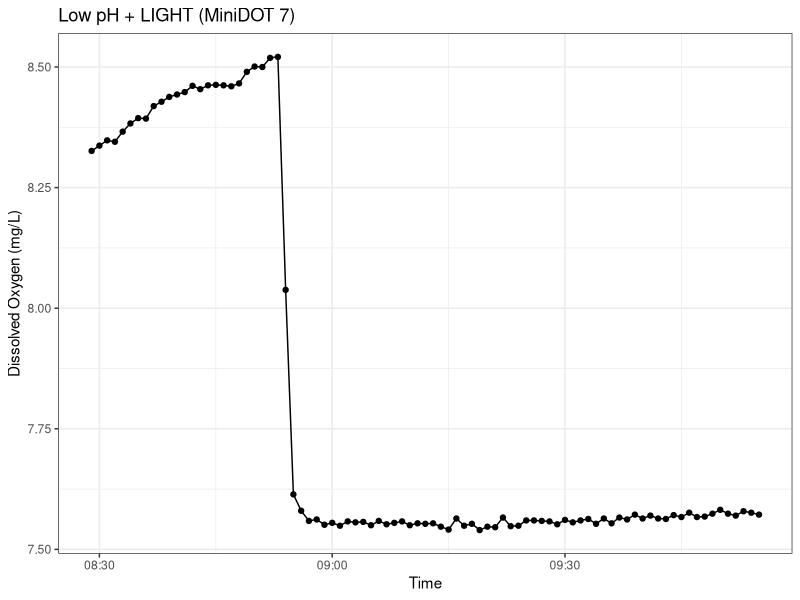
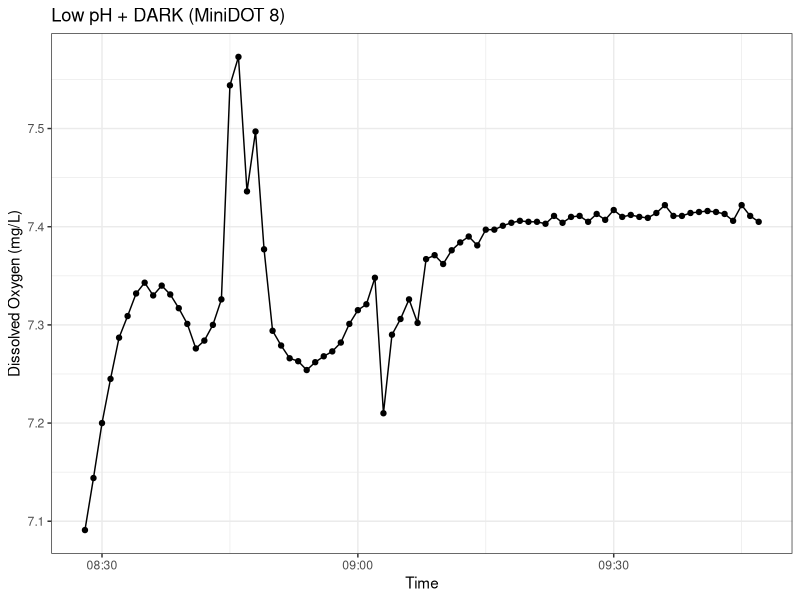
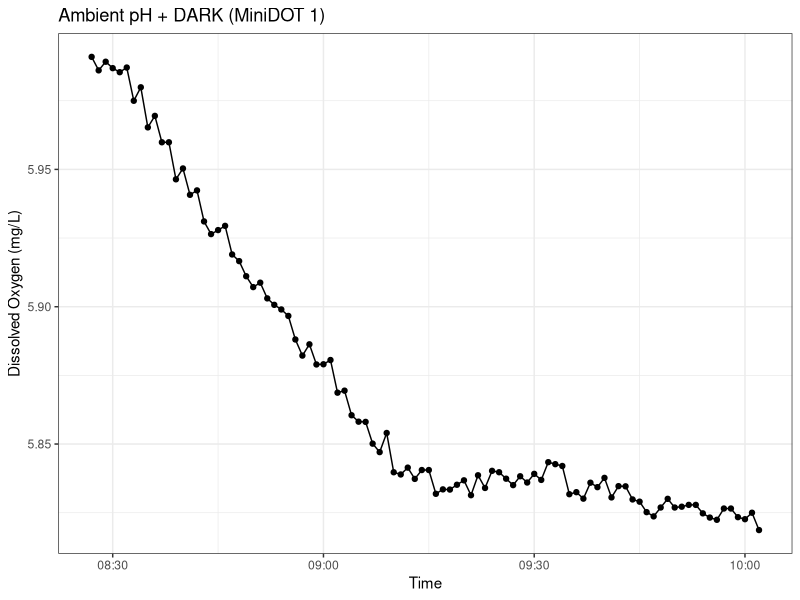
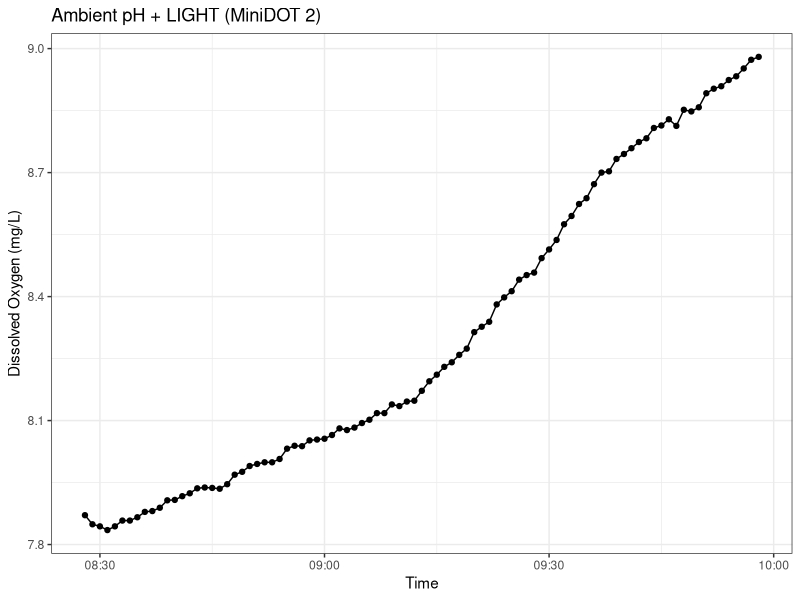
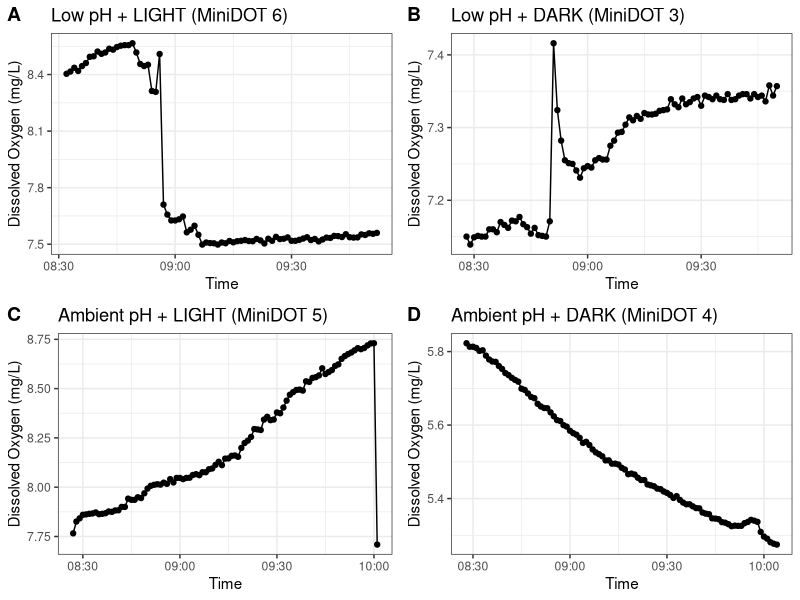

These figures' R source, in order:
# LOW PH AND LIGHT INCUBATION CHAMBER
# Alejandro, Holly and Pol

library (ggplot2)
library(dplyr)
library(readxl)
library(purrr)
library(cowplot)

setwd("C:/Github/nuriateixidolab.github.io/Documents/1_ocean_acidification/4_Incubation/Minidot_oxygen")


# MiniDOT 6:
miniDOT_6 <- read.table("17_09_2025_miniDOT_6_light_low.txt", 
                     sep = ",",
                     header = TRUE)

miniDOT_6$Time<- ISOdatetime(1970,1,1,1,0,0) + miniDOT_6$Time

miniDOT_6_filt <- miniDOT_6 %>%
  filter(Time >= as.POSIXct("2025-09-17 10:32:00") &
           Time <= as.POSIXct("2025-09-17 11:52:00"))

# convert to UTC time (it was in Local time)
miniDOT_6_filt <- miniDOT_6_filt %>%
  mutate(Time = Time - lubridate::hours(2))

miniDOT_6_filt <- miniDOT_6_filt %>%
  # renombrar columnas
  rename(
    Time = Time,
    DO   = DO..mg.l.,
    T = T..deg.C.
  ) %>%
  select(Time, DO, T)

low_light <- ggplot(miniDOT_6_filt, aes(x = Time, y = DO)) +
  geom_line() +             
  geom_point() +              
  labs(title = "Low pH + LIGHT (MiniDOT 6)",
       x = "Time", 
       y = "Dissolved Oxygen (mg/L)") +
  theme_bw()





# MiniDOT 7: 
miniDOT_7 <- read.table("17_09_2025_miniDOT_7_light_low.txt", 
                        sep = ",",
                        header = TRUE)

miniDOT_7$Time<- ISOdatetime(1970,1,1,1,0,0) + miniDOT_7$Time

miniDOT_7_filt <- miniDOT_7 %>%
  filter(Time >= as.POSIXct("2025-09-17 10:29:00") &
           Time <= as.POSIXct("2025-09-17 11:55:00"))

# convert to UTC time (it was in Local time)
miniDOT_7_filt <- miniDOT_7_filt %>%
  mutate(Time = Time - lubridate::hours(2))

miniDOT_7_filt <- miniDOT_7_filt %>%
  # renombrar columnas
  rename(
    Time = Time,
    DO   = DO..mg.l.,
    T = T..deg.C.
  ) %>%
  select(Time, DO, T)

ggplot(miniDOT_7_filt, aes(x = Time, y = DO)) +
  geom_line() +             
  geom_point() +              
  labs(title = "Low pH + LIGHT (MiniDOT 7)",
       x = "Time", 
       y = "Dissolved Oxygen (mg/L)") +
  theme_bw()



# MiniDOT 3:
miniDOT_3 <- read.table("minidot3_2025-09-17 072300Z.txt", 
                        sep = ",",
                        header = TRUE)

miniDOT_3$Time<- ISOdatetime(1970,1,1,1,0,0) + miniDOT_3$Time

miniDOT_3_filt <- miniDOT_3 %>%
  filter(Time >= as.POSIXct("2025-09-17 10:28:00") &
           Time <= as.POSIXct("2025-09-17 11:50:00"))

# convert to UTC time (it was in Local time)
miniDOT_3_filt <- miniDOT_3_filt %>%
  mutate(Time = Time - lubridate::hours(2))

miniDOT_3_filt <- miniDOT_3_filt %>%
  # renombrar columnas
  rename(
    Time = Time,
    DO   = DO..mg.l.,
    T = T..deg.C.
  ) %>%
  select(Time, DO, T)

low_dark <- ggplot(miniDOT_3_filt, aes(x = Time, y = DO)) +
  geom_line() +             
  geom_point() +              
  labs(title = "Low pH + DARK (MiniDOT 3)",
       x = "Time", 
       y = "Dissolved Oxygen (mg/L)") +
  theme_bw()


# MiniDOT 8:
miniDOT_8 <- read.table("minidot8_2025-09-17 072300Z.txt", 
                        sep = ",",
                        header = TRUE)

miniDOT_8$Time<- ISOdatetime(1970,1,1,1,0,0) + miniDOT_8$Time

miniDOT_8_filt <- miniDOT_8 %>%
  filter(Time >= as.POSIXct("2025-09-17 10:28:00") &
           Time <= as.POSIXct("2025-09-17 11:47:00"))


# convert to UTC time (it was in Local time)
miniDOT_8_filt <- miniDOT_8_filt %>%
  mutate(Time = Time - lubridate::hours(2))

miniDOT_8_filt <- miniDOT_8_filt %>%
  # renombrar columnas
  rename(
    Time = Time,
    DO   = DO..mg.l.,
    T = T..deg.C.
  ) %>%
  select(Time, DO, T)

ggplot(miniDOT_8_filt, aes(x = Time, y = DO)) +
  geom_line() +             
  geom_point() +              
  labs(title = "Low pH + DARK (MiniDOT 8)",
       x = "Time", 
       y = "Dissolved Oxygen (mg/L)") +
  theme_bw()



# MiniDOT 1:
miniDOT_1 <- read_excel("minidot1_AMB_DARK.xlsx")

miniDOT_1_filt <- miniDOT_1 %>%
  filter(`UTC_Date_&_Time` >= as.POSIXct("2025-09-17 08:27:00") &
           `UTC_Date_&_Time` <= as.POSIXct("2025-09-17 10:02:00"))


miniDOT_1_filt$`Dissolved Oxygen` <- as.numeric(miniDOT_1_filt$`Dissolved Oxygen`)
miniDOT_1_filt$`UTC_Date_&_Time` <- as.POSIXct(miniDOT_1_filt$`UTC_Date_&_Time`, format = "%Y-%m-%d %H:%M:%S")

miniDOT_1_filt <- miniDOT_1_filt %>%
  # renombrar columnas
  rename(
    Time = `UTC_Date_&_Time`,
    DO   = `Dissolved Oxygen`,
    T = Temperature
  ) %>%
  select(Time, DO, T)

ggplot(miniDOT_1_filt, aes(x = Time, y = DO)) +
  geom_line() +             
  geom_point() +              
  labs(title = "Ambient pH + DARK (MiniDOT 1)",
       x = "Time", 
       y = "Dissolved Oxygen (mg/L)") +
  theme_bw()




# MiniDOT 4:
miniDOT_4 <- read_excel("minidot4_AMB_DARK.xlsx")

miniDOT_4_filt <- miniDOT_4 %>%
  filter(`UTC_Date_&_Time` >= as.POSIXct("2025-09-17 08:28:00") &
           `UTC_Date_&_Time` <= as.POSIXct("2025-09-17 10:04:00"))


miniDOT_4_filt$`Dissolved Oxygen` <- as.numeric(miniDOT_4_filt$`Dissolved Oxygen`)
miniDOT_4_filt$`UTC_Date_&_Time` <- as.POSIXct(miniDOT_4_filt$`UTC_Date_&_Time`, format = "%Y-%m-%d %H:%M:%S")

miniDOT_4_filt <- miniDOT_4_filt %>%
  # renombrar columnas
  rename(
    Time = `UTC_Date_&_Time`,
    DO   = `Dissolved Oxygen`,
    T = Temperature
  ) %>%
  select(Time, DO, T)

ambient_dark <- ggplot(miniDOT_4_filt, aes(x = Time, y = DO)) +
  geom_line() +             
  geom_point() +              
  labs(title = "Ambient pH + DARK (MiniDOT 4)",
       x = "Time", 
       y = "Dissolved Oxygen (mg/L)") +
  theme_bw()




# MiniDOT 2:
miniDOT_2 <- read_excel("2025-09-17 072300Z_AMB_LIGHT_sensor2_.xlsx")

miniDOT_2 <- miniDOT_2 %>%
  mutate(Time = as.character(Time))
miniDOT_2$`DO (mg/l)` <- as.numeric(miniDOT_2$`DO (mg/l)`)
miniDOT_2$Time <- as.POSIXct(miniDOT_2$Time, format = "%Y-%m-%d %H:%M:%S")

miniDOT_2 <- miniDOT_2 %>%
  rename(
    Time = Time,
    DO   = `DO (mg/l)`,
    T = `T (deg C)`
  ) %>%
  select(Time, DO, T)

miniDOT_2_filt <- miniDOT_2 %>%
  filter(Time >= as.POSIXct("2025-09-17 08:28:00", format = "%Y-%m-%d %H:%M:%S") &
           Time <= as.POSIXct("2025-09-17 09:58:00", format = "%Y-%m-%d %H:%M:%S"))


ggplot(miniDOT_2_filt, aes(x = Time, y = DO)) +
  geom_line() +             
  geom_point() +              
  labs(title = "Ambient pH + LIGHT (MiniDOT 2)",
       x = "Time", 
       y = "Dissolved Oxygen (mg/L)") +
  theme_bw()


# MiniDOT 5:
miniDOT_5 <- read_excel("2025-09-17 072400Z_AMB_LIGHT_sensor5_.xlsx")

miniDOT_5 <- miniDOT_5 %>%
  mutate(Time = as.character(Time))
miniDOT_5$`DO (mg/l)` <- as.numeric(miniDOT_5$`DO (mg/l)`)
miniDOT_5$Time <- as.POSIXct(miniDOT_5$Time, format = "%Y-%m-%d %H:%M:%S")

miniDOT_5 <- miniDOT_5 %>%
  rename(
    Time = Time,
    DO   = `DO (mg/l)`,
    T = `T (deg C)`
  ) %>%
  select(Time, DO, T)

miniDOT_5_filt <- miniDOT_5 %>%
  filter(Time >= as.POSIXct("2025-09-17 08:27:00", format = "%Y-%m-%d %H:%M:%S") &
           Time <= as.POSIXct("2025-09-17 10:01:00", format = "%Y-%m-%d %H:%M:%S"))


ambient_light <-ggplot(miniDOT_5_filt, aes(x = Time, y = DO)) +
  geom_line() +             
  geom_point() +              
  labs(title = "Ambient pH + LIGHT (MiniDOT 5)",
       x = "Time", 
       y = "Dissolved Oxygen (mg/L)") +
  theme_bw()




# general plot:
plot_grid(low_light, low_dark, ambient_light, ambient_dark, labels = "AUTO", ncol = 2)


# DATAFRAME

Sensor <- list(
  Minidot_1=miniDOT_1_filt,
  Minidot_2=miniDOT_2_filt,
  Minidot_3=miniDOT_3_filt,
  Minidot_4=miniDOT_4_filt,
  Minidot_5=miniDOT_5_filt,
  Minidot_6=miniDOT_6_filt,
  Minidot_7=miniDOT_7_filt,
  Minidot_8=miniDOT_8_filt)

#make colums numeric function

force_numeric <- function(df, col_name) {
  df |>
    mutate(
      !!col_name := as.numeric(.data[[col_name]])
    )
}

# Apply across all datasets, then combine

All_minidots <- Sensor |>
  map(~ force_numeric(.x, "T")) |> 
  map(~ force_numeric(.x, "DO")) |>
  imap_dfr(~ mutate(.x, sensor = .y))


#write.csv(All_minidots, "All_minidots.csv", row.names = FALSE)


